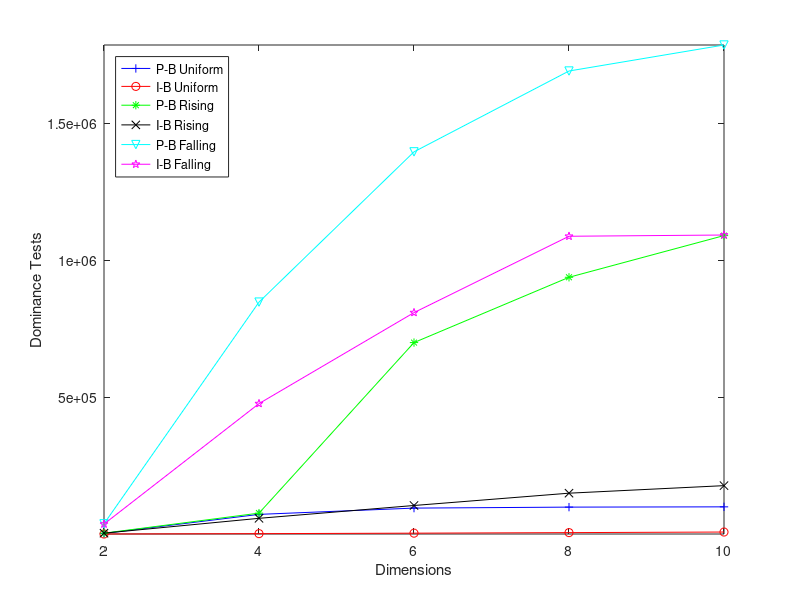

This figure's MATLAB source:
x=[2 4 6 8 10]

%P-B uniform
y1=[
    2605
    72143
    95039
    98630
    99618
]

%I-B uniform
y2=[
    487
    1780
    3551
    5547
    7675
]

%P-B rising
y3=[
    3528
    76669
    699291
    937684
    1089899
]

%I-B rising
y4=[
    3528
    57737
    104574
    149496
    177015
]

%P-B falling
y5=[
    37760
    847084
    1395625
    1690721
    1785654
]

%I-B falling
y6=[
    36766
    476509
    808685
    1087444
    1091973
]

plot(x, y1, 'b-+', x, y2, 'r-o', x, y3, 'g-*', x, y4, 'k-x', x, y5, 'c-v', x, y6, 'm-p');
ylabel('Dominance Tests');
xlabel('Dimensions');
legend('P-B Uniform', 'I-B Uniform', 'P-B Rising', 'I-B Rising', 'P-B Falling', 'I-B Falling', 'location', 'NorthWest');
axis tight
set(gca, 'XTick', x)
%title('Execution Time vs Image Size');
%print -deps execution_time.eps